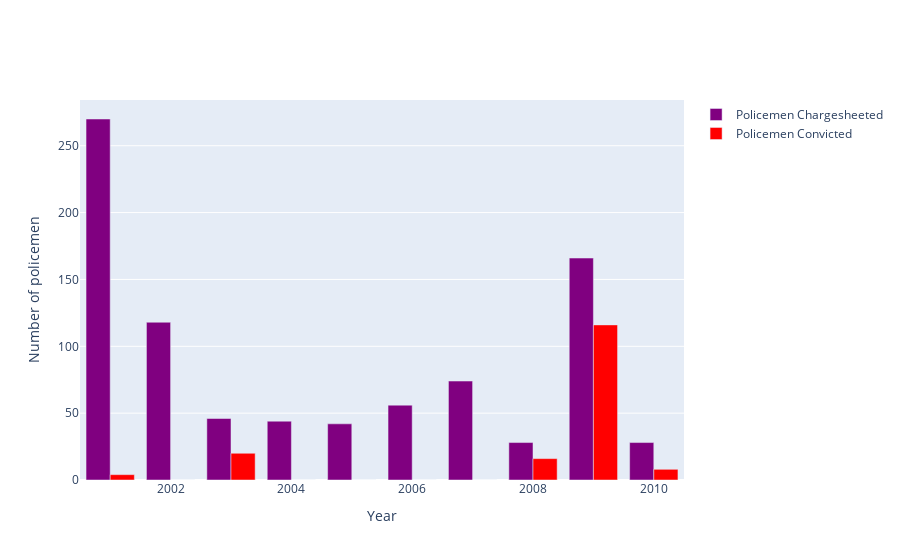

The notebook cell this image was saved under:
### Markdown cell above
### Policemen Chargesheeted vs Policemen Convicted <a class="anchor" id="section_2_5"></a>

### Code cell
g4 = pd.DataFrame(police_hr.groupby(['Year'])['Policemen_Chargesheeted','Policemen_Convicted'].sum().reset_index())

year=['2001','2002','2003','2004','2005','2006','2007','2008','2009','2010']

fig = go.Figure(data=[
    go.Bar(name='Policemen Chargesheeted', x=year, y=g4['Policemen_Chargesheeted'],
           marker_color='purple'),
    go.Bar(name='Policemen Convicted', x=year, y=g4['Policemen_Convicted'],
          marker_color='red')
])

fig.update_layout(barmode='group',xaxis_title='Year',yaxis_title='Number of policemen')
fig.show()

### Figure 1 — Plotly figure (JSON) as saved in the notebook; plotly's stock layout.template omitted (floating-point values rounded to 4 significant figures)
{"data": [{"marker": {"color": "purple"}, "name": "Policemen Chargesheeted", "type": "bar", "x": ["2001", "2002", "2003", "2004", "2005", "2006", "2007", "2008", "2009", "2010"], "y": [270, 118, 46, 44, 42, 56, 74, 28, 166, 28]}, {"marker": {"color": "red"}, "name": "Policemen Convicted", "type": "bar", "x": ["2001", "2002", "2003", "2004", "2005", "2006", "2007", "2008", "2009", "2010"], "y": [4, 0, 20, 0, 0, 0, 0, 16, 116, 8]}], "layout": {"autosize": true, "barmode": "group", "xaxis": {"autorange": true, "range": [2000.0, 2010.0], "title": {"text": "Year"}, "type": "linear"}, "yaxis": {"autorange": true, "range": [0, 284.2], "title": {"text": "Number of policemen"}, "type": "linear"}}}
